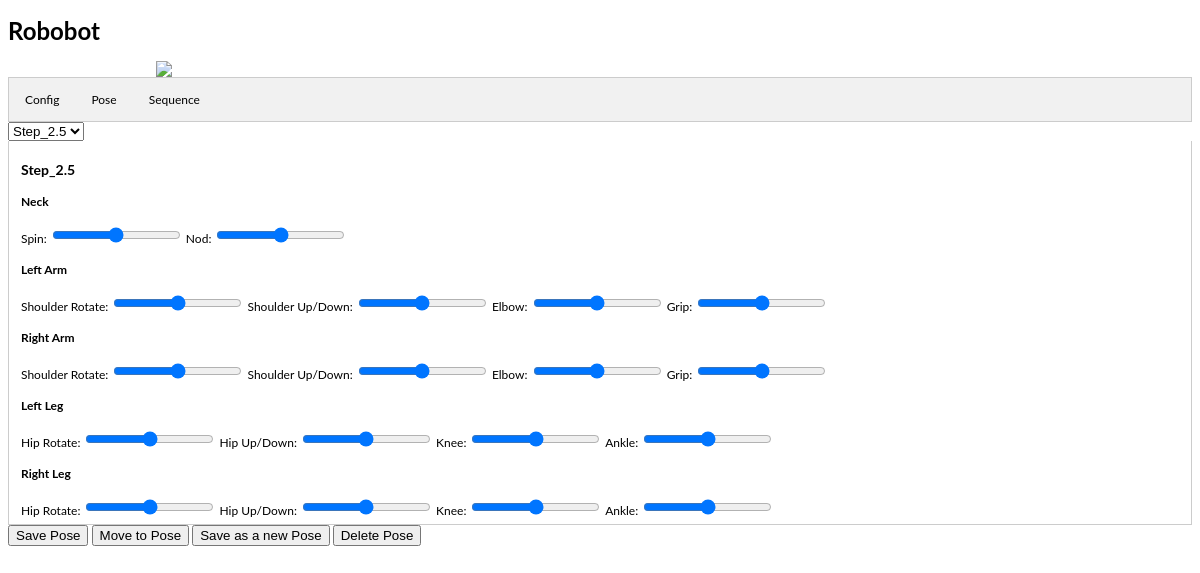
/pose, run on an earlier commit of the app's database.
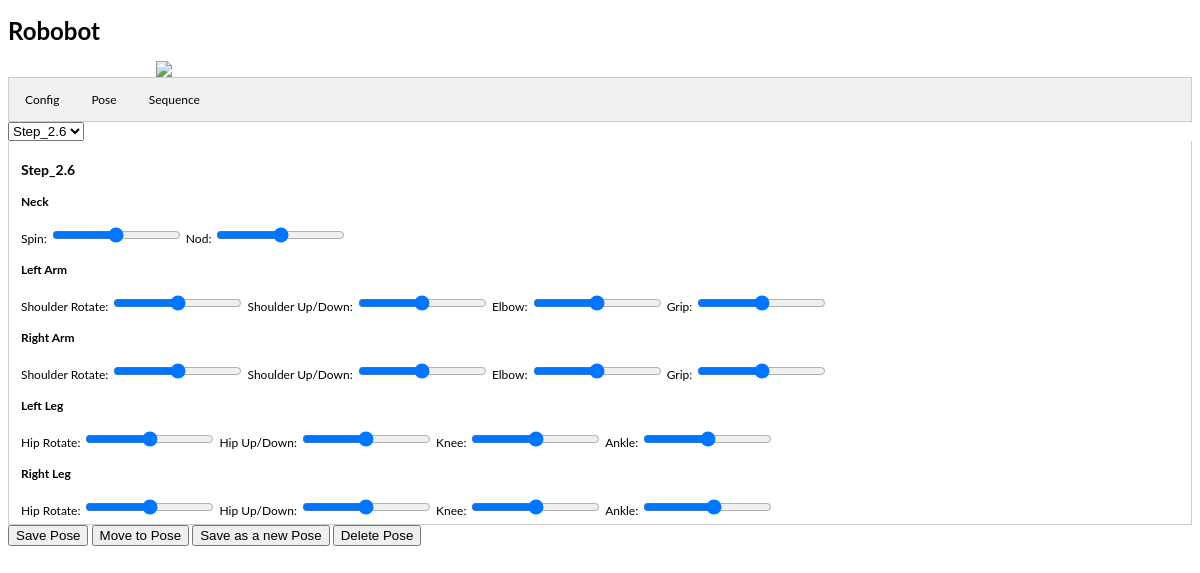
And on a later commit of the database.
### tables this page shows
CREATE TABLE "Pose" (
	`Id`	INTEGER NOT NULL PRIMARY KEY AUTOINCREMENT UNIQUE,
	`Name`	TEXT NOT NULL UNIQUE,
	`Servo1Pos`	INT NOT NULL,
	`Servo2Pos`	INT NOT NULL,
	`Servo3Pos`	INT NOT NULL,
	`Servo4Pos`	INT NOT NULL,
	`Servo5Pos`	INT NOT NULL,
	`Servo6Pos`	INT NOT NULL,
	`Servo7Pos`	INT NOT NULL,
	`Servo8Pos`	INT NOT NULL,
	`Servo9Pos`	INT NOT NULL,
	`Servo10Pos`	INT NOT NULL,
	`Servo11Pos`	INT NOT NULL,
	`Servo12Pos`	INT NOT NULL,
	`Servo13Pos`	INT NOT NULL,
	`Servo14Pos`	INT NOT NULL,
	`Servo15Pos`	INT NOT NULL,
	`Servo16Pos`	INT NOT NULL,
	`Servo17Pos`	INT NOT NULL,
	`Servo18Pos`	INT NOT NULL
);

CREATE TABLE "Config" (
	`Id`	INT,
	`Limb`	TEXT,
	`Name`	TEXT,
	`Pin`	INTEGER,
	`I2CAddr`	TEXT,
	`Pos`	INT,
	`Offset`	INT,
	`Direction`	INTEGER DEFAULT 1,
	`Maximum`	INT,
	`Minimum`	INT
);

### Main.py (the view)
@app.route("/pose",methods=['GET','POST','PUT'])
def pose():
    if request.method == 'POST':
        i = str(request.form['sel-pose'])[4:]
        servoVals = []
        for j in range(1,19):
            servoVals.append( str(request.form[ str(i)+'.Servo'+str(j) ]) )
        if( 'newName' in str(request.form) ):
            sName = str( request.form[ 'newName' ] )
            sStart = 'INSERT INTO Pose '
            sIns = '(Name, '
            sIns += ', '.join(['Servo%dPos' % (k+1) for k in range(NUM_SERVOS)])
            sIns += ') '
            sVal = "VALUES(NULL, '"+sName+"', " + ', '.join(servoVals) + ');'
            s = sStart + sVal
            save_db(get_db(), s)
        elif( 'delName' in str(request.form) ):
            s = 'DELETE FROM Pose WHERE ID='+str(i)
            save_db(get_db(), s)
        elif( request.form['submit'] == 'Move to Pose' ):
            vals = ( [int(i) for i in servoVals] )
            update_servos(vals)
        elif( request.form['submit'] == 'Save Pose' ):
            s = ['Servo%dPos=%s' % (k+1, x) for k,x in enumerate(servoVals)]
            s = ', '.join(s)
            s = 'UPDATE Pose SET ' + s + ' WHERE Id='+i+';'
            save_db(get_db(), s)
        return redirect(url_for('pose'))
    elif request.method == 'GET':
        limbs = []
        configDb = query_db('select * from Config')
        poseDb = query_db('select * from Pose order by Name Asc')
        limbs = []
        for limb in query_db("select distinct limb from Config;"):
        	limbs.append( limb['limb'] )
        return render_template('Pose.html',
                               configDb=configDb,
                               poseDb=poseDb,
                               limbs=limbs)
    return 'OK'

### Main.py (called while the page is built)
def get_db():
    db = getattr(g, '_database', None)
    if db is None:
        db = g._database = sqlite3.connect(DATABASE)
        db.row_factory = sqlite3.Row
    return db

@app.teardown_appcontext
def close_connection(exception):
    db = getattr(g, '_database', None)
    if db is not None:
        db.close()

def query_db(query, args=(), one=False):
    cur = get_db().execute(query, args)
    rv = cur.fetchall()
    cur.close()
    return (rv[0] if rv else None) if one else rv

### templates/Pose.html (shortened to what this page needs)
{% extends "Template.html" %}
{% block pagebody %}
  <form id="servosForm" name="servosForm" method="post" autocomplete="off">
    <select id="sel-pose"
            name="sel-pose"
            class="tablinks"
            onmousedown="this.value='';"
            <onchange="openTab(event, this.value);">
      {% for pose in poseDb %}
        <option value="Pose{{pose['Id']}}" class="pose-list"
        {% if pose['Id'] == poseDb|length %}selected{% endif %}>
          {{pose['Name']}}
        </option>
      {% endfor %}
    </select>
    {% for pose in poseDb %}
      <div id="Pose{{pose['Id']}}" name="{{pose['Name']}}" class="tabcontent"
      {% if pose['Id'] == poseDb|length %} style="display: block;"
      {% else %}                           style="none;"
      {% endif %}>
        <h3>{{pose['Name']}}</h3>
        {% for limb in limbs %}
          <div id="{{pose['Id']}}.{{ limb }}">
            <h4>{{ limb }}</h4>
            {% for servo in configDb %}
              {% if servo['Limb'] == limb %}
                {% set sName = servo['Name'] %}
                {% set sId = servo['Id'] %}
                <label for="{{pose['Id']}}.Servo{{ sId }}">{{ sName }}:</label>
                <input type="range"
                       name="{{pose['Id']}}.Servo{{ sId }}"
                       id="{{pose['Id']}}.Servo{{ sId }}"
                       value="{{ pose[ 'Servo%dPos' % sId ] }}"
                       min="{{ servo[ 'Minimum' ] }}"
                       max="{{ servo[ 'Maximum' ] }}"
                       step="10">
              {% endif %}
            {% endfor %}
          </div>
        {% endfor %}
      </div>
    {% endfor %}
    <input type="submit" id="submit" name="submit" value="Save Pose">
    <input type="submit" id="submit" name="submit" value="Move to Pose">
    <input type="button" onclick="getTextAndPost('pose')"
           value="Save as a new Pose">
    <input type="button" onclick="confirmAndPost('pose')"
           value="Delete Pose">
  </form>
{% endblock %}

### templates/Template.html (shortened to what this page needs)
<!DOCTYPE html>
<html>
<head>
<link rel="stylesheet" href="https://code.jquery.com/mobile/1.4.5/jquery.mobile-1.4.5.min.css">
</head>
<body>
<div data-role="page">
  <div data-role="header">
    <h1>Robobot</h1>
  </div>
  <img src="https://cad.onshape.com/api/thumbnails/d/673e2068db18134e20d03cef/w/27f3b55c71efa25a17beb110/s/300x170?t=1480638183871">
  <div data-role="main" class="ui-content">
    <ul class="tab">
      <li><a href="config">Config</a></li>
      <li><a href="pose">Pose</a></li>
      <li><a href="sequence">Sequence</a></li>
    </ul>
    {% block pagebody %}
    {% endblock %}
  </div>
</div>
</body>
</html>

### templates/Template.html (style rules this page uses)
body { font-family: "Lato", sans-serif; font-size: 12px; }
ul.tab { list-style-type: none; margin: 0; padding: 0; overflow: hidden; border: 1px solid #ccc; background-color: #f1f1f1; }
ul.tab li { float: left; }
ul.tab li a { display: inline-block; color: black; text-align: center; padding: 14px 16px; text-decoration: none; transition: 0.3s; font-size: 12px; }
.tabcontent { display: none; padding: 6px 12px; border: 1px solid #ccc; border-top: none; }
img { width:75%; display:block; margin:0 auto; }

What changed in the data, as far as the page shows it:
no longer on this page (row edited): Pose: Name "Step_2.5", limbs "Neck" "Left Arm" "Right Arm" "Left Leg" "Right Leg", Servo1Pos "90", Servo2Pos "90", Servo3Pos "90", Servo4Pos "90", Servo5Pos "90", Servo6Pos "90", Servo7Pos "90", Servo8Pos "90", Servo9Pos "90", Servo10Pos "90", Servo11Pos "90", Servo12Pos "90", Servo13Pos "90", Servo14Pos "90", Servo15Pos "90", Servo16Pos "90", Servo17Pos "90", Servo18Pos "90", Config (Name "Spin"), Config (Name "Nod"), Config (Name "Shoulder Rotate"), Config (Name "Shoulder Up/Down"), Config (Name "Elbow"), Config (Name "Grip"), Config (Name "Shoulder Rotate"), Config (Name "Shoulder Up/Down"), Config (Name "Elbow"), Config (Name "Grip"), Config (Name "Hip Rotate"), Config (Name "Hip Up/Down"), Config (Name "Knee"), Config (Name "Ankle"), Config (Name "Hip Rotate"), Config (Name "Hip Up/Down"), Config (Name "Knee"), Config (Name "Ankle")
added Pose: Name "Step_2.6", limbs "Neck" "Left Arm" "Right Arm" "Left Leg" "Right Leg", Servo1Pos "90", Servo2Pos "90", Servo3Pos "90", Servo4Pos "90", Servo5Pos "90", Servo6Pos "90", Servo7Pos "90", Servo8Pos "90", Servo9Pos "90", Servo10Pos "90", Servo11Pos "90", Servo12Pos "90", Servo13Pos "90", Servo14Pos "90", Servo15Pos "90", Servo16Pos "90", Servo17Pos "90", Servo18Pos "100", Config (Name "Spin"), Config (Name "Nod"), Config (Name "Shoulder Rotate"), Config (Name "Shoulder Up/Down"), Config (Name "Elbow"), Config (Name "Grip"), Config (Name "Shoulder Rotate"), Config (Name "Shoulder Up/Down"), Config (Name "Elbow"), Config (Name "Grip"), Config (Name "Hip Rotate"), Config (Name "Hip Up/Down"), Config (Name "Knee"), Config (Name "Ankle"), Config (Name "Hip Rotate"), Config (Name "Hip Up/Down"), Config (Name "Knee"), Config (Name "Ankle")
Also different on the page:
form field sel-pose: "Step_2.5" → "Step_2.6"
